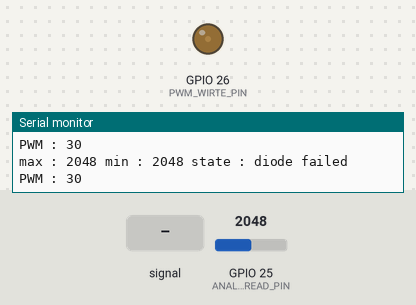
A sketch run on a simulated ESP32. Parts: output pins drawn as LEDs (lit = HIGH), the last lines printed to the serial monitor. Inputs (shaded band) come from the test bench; at power-on: GPIO 25 (ANALOGREAD_PIN) = 2048.

Above: at 1.2 s.
1.3 s: GPIO 25 (ANALOGREAD_PIN) fed a 200 Hz sine of ±1842 counts around its level
At 2.1 s:
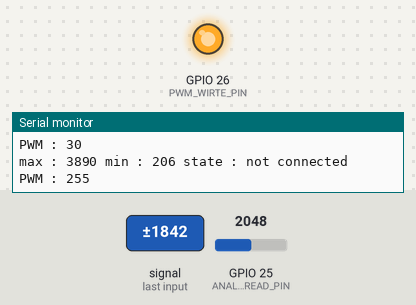
2.8 s: GPIO 25 (ANALOGREAD_PIN) set to 510
At 3.6 s:
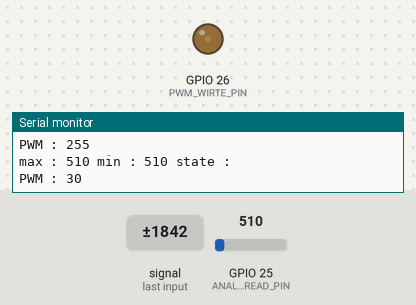
5.3 s: GPIO 25 (ANALOGREAD_PIN) set to 3713
6.8 s: GPIO 25 (ANALOGREAD_PIN) set to 3824
At 7.6 s:
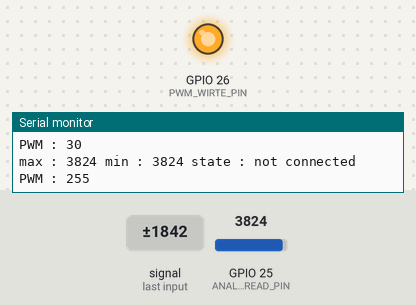
8.3 s: GPIO 25 (ANALOGREAD_PIN) set to 3739
At 8.6 s:
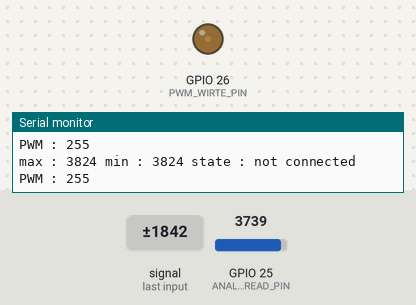
Timing chart, 0 to 10.8 s (numbered marks = the images above; inputs shaded):
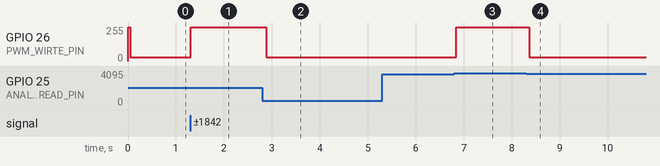

The sketch:

PlugEVSEStatus.ino
```cpp
#include "plugEvseStatus.h"
void setup(){
  Serial.begin(115200);
  Plug_EVSEStatus_Setup();
}
void loop(){
  Enable_Plug_EVSEStatus();
}
```

plugEvseStatus.h
```cpp
#define PWM_WIRTE_PIN 26 //25 DEFULT
#define PWM1_CH 0
#define PWM1_RES 8
#define PWM1_FREQ 1000
#define ANALOGREAD_PIN 25  //26 DEFULT
#define MAX_AMP 18                // *edit later
#define FULL_DUTYCYCLE 255
#define NO_SAMPLES 400
unsigned long previousMillis = 0; // *delete later
const int period = 500;

struct plugParams
{
     bool statusPlugConnect = false;     // for check of plugEVSE connects to EV
     bool statusFinishCharging = false;  // for check of having charge and finish
     unsigned int PWM1_DutyCycle = FULL_DUTYCYCLE;  // max value, direct voltage;
     String statePlug = "not connected"; // variable for all plugEVSE status
} plugParams;

unsigned int dutyCycleCal(int maxAmp)
{
     return round(maxAmp / 0.6);
}
struct checkAnalog
{
     unsigned int valMax;
     unsigned int valMin;
};
checkAnalog readVal(int analogPinToTest, int noSamples)
{
     int maximum = 0;
     int minimum = 5000;
     int value;

     for (int i = 0; i <= noSamples; i++)
     {
          value = analogRead(analogPinToTest);
          if (value <= minimum)
               minimum = value;
          if (value >= maximum)
               maximum = value;
     }
     return {maximum, minimum};
}
void checkEVSEconnect(checkAnalog readCP)
{
     if (readCP.valMax >= 3779 and readCP.valMax < 4096)
     {
          plugParams.statusPlugConnect = false;
          plugParams.PWM1_DutyCycle = FULL_DUTYCYCLE;
          plugParams.statePlug = "not connected";
          plugParams.statusFinishCharging = false;
     }
     else
     {
          plugParams.statusPlugConnect = true;
          plugParams.PWM1_DutyCycle = dutyCycleCal(MAX_AMP);
//          plugParams.PWM1_DutyCycle = FULL_DUTYCYCLE;
     }
}
// ###################################### Analog-range adjustment ######################################
String checkState(int adcMax, int adcMin)
{
     if (adcMin >= 550)
     {
          plugParams.statusFinishCharging = false;
          return "diode failed";
     }
     else if (adcMax >= 3150 and adcMax < 3779)
     {
          if (plugParams.statusFinishCharging == true)
               return "finished charging";
          else
               return "connected";
     }
     else if (adcMax >= 2618 and adcMax < 3150)
     {
          plugParams.statusFinishCharging = true;
          return "charging";
     }
}
void Plug_EVSEStatus_Setup()
{
     ledcAttachPin(PWM_WIRTE_PIN, PWM1_CH);
     ledcSetup(PWM1_CH, PWM1_FREQ, PWM1_RES);
}
void Enable_Plug_EVSEStatus()
{
     unsigned long currentMillis = millis();
     ledcWrite(PWM1_CH, plugParams.PWM1_DutyCycle);
     checkAnalog readCP;
     readCP = readVal(ANALOGREAD_PIN, NO_SAMPLES);
     checkEVSEconnect(readCP);
     if (currentMillis - previousMillis >= period)
     {
          if (plugParams.statusPlugConnect)
          {
               plugParams.statePlug = checkState(readCP.valMax, readCP.valMin);
          }
          previousMillis = currentMillis;
          Serial.println((String) "max : " + readCP.valMax + " min : " + readCP.valMin + " state : " + plugParams.statePlug);
          Serial.println((String) "PWM : " + plugParams.PWM1_DutyCycle);
     }
}
```

Measured:
- the behaviour switches between 3778 and 3779 on GPIO 25 (ANALOGREAD_PIN) (found by bisection; images 2 and 3)
- after the input at 1.3 s, GPIO 26 (PWM_WIRTE_PIN): 30/255 → 255/255 at once
- after the input at 2.8 s, GPIO 26 (PWM_WIRTE_PIN): 255/255 → 30/255 after 0.08 s
- after the input at 6.8 s, GPIO 26 (PWM_WIRTE_PIN): 30/255 → 255/255 at once
- after the input at 8.3 s, GPIO 26 (PWM_WIRTE_PIN): 255/255 → 30/255 after 0.07 s
